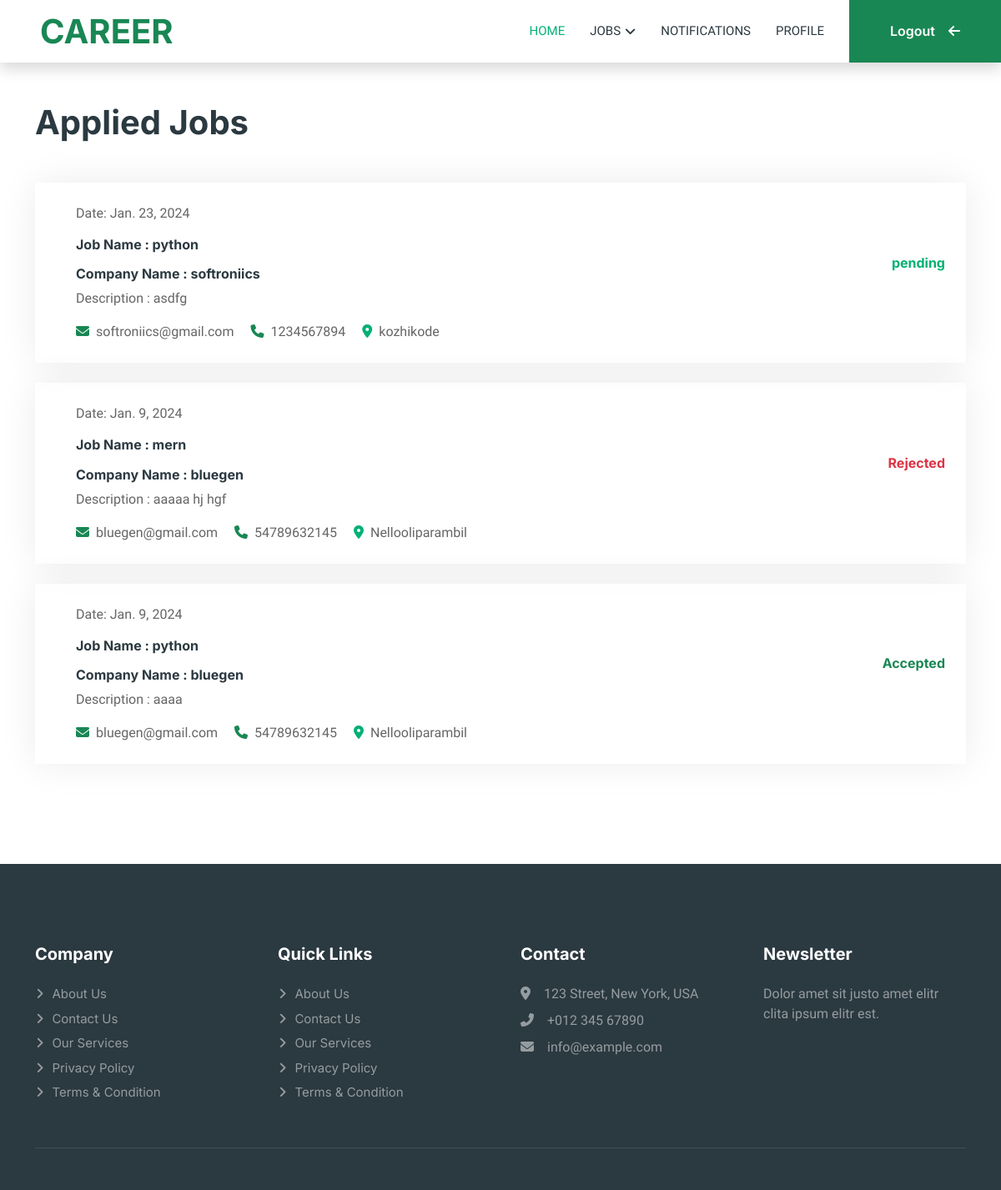
/appliedjobs (signed in), run on the app's committed database.
### app1/models.py (models this page shows, shortened)
class application(models.Model):
    status_choice=(('accepted','accepted'),('rejected','rejected'),('pending','pending'))
    user_id = models.ForeignKey(userreg, on_delete=models.CASCADE)
    job = models.ForeignKey(job,on_delete=models.CASCADE)
    application_date = models.DateField(auto_now_add=True, null=True)
    status=models.CharField(choices=status_choice,default='pending',max_length=200)

class job(models.Model):
    company_id = models.ForeignKey(companyreg, on_delete=models.CASCADE)
    job_name = models.CharField(max_length=200)
    job_description = models.CharField(max_length=200)

class companyreg(models.Model):
    status_choice=(('accepted','accepted'),('rejected','rejected'),('pending','pending'))
    companyname=models.CharField(max_length=200)
    address=models.CharField(max_length=200)
    email=models.CharField(unique=True,max_length=200)
    contact=models.CharField(unique=True,max_length=200)
    username=models.CharField(unique=True,max_length=200)
    password=models.CharField(max_length=200)
    status=models.CharField(choices=status_choice,default='pending',max_length=200)

### app1/views.py (the view)
# urls.py: path('appliedjobs',views.appliedjobs,name='appliedjobs'),
@cache_control(no_cache=True, must_revalidate=True, no_store=True)
def appliedjobs(request):
    if 'uid' in request.session:
        id=request.session['uid']
        user = userreg.objects.get(id=id)
        data = application.objects.filter(user_id=user).order_by('-id')
        return render(request,'appliedjobs.html',{'data':data})
    else:
        return redirect(logins)

### template/appliedjobs.html (shortened to what this page needs)
    {% extends 'userindex.html' %}
    {% block content %}
    {% load static %}
<head>
</head>
<body>
    <div class="container-xxl py-5" id="joblist">
        <div class="container">
            <div class="d-flex justify-content-between  ">
                <h1 class="text-center mb-5 wow fadeInUp " data-wow-delay="0.1s">Applied Jobs</h1>
            </div>
            {% for i in data %}
            <div class="tab-class text-center wow fadeInUp" data-wow-delay="0.3s">
                <div class="tab-content">
                    <div id="tab-1" class="tab-pane fade show p-0 active">
                        <div class="job-item p-4 mb-4">
                            <div class="row g-4">
                                <div class="col-sm-12 col-md-8 d-flex align-items-center">
                                    <div class="text-start ps-4">
                                        <p class="mb-3">Date: {{i.application_date}}<p>
                                        <h6 class="mb-3">Job Name : {{i.job.job_name}}</h6>
                                        <h6>Company Name : {{i.job.company_id.companyname}}</h6>
                                        <p>Description : {{i.job.job_description}}</p>
                                        <span class="text-truncate me-3"><i class="fa-solid fa-envelope text-success me-2"></i>{{i.job.company_id.email}}</span>
                                        <span class="text-truncate me-3"><i class="fa-solid fa-phone text-success me-2"></i>{{i.job.company_id.contact}}</span>
                                        <span class="text-truncate me-3"><i class="fa fa-map-marker-alt text-primary me-2"></i>{{i.job.company_id.address}}</span>
                                    </div>
                                </div>
                                <div class="col-sm-12 col-md-4 d-flex flex-column align-items-start align-items-md-end justify-content-center">
                                    <div class="d-flex mb-3">
                                        {% if i.status == "pending" %}
                                        <h6 class="text-primary ">{{i.status}}</h6>
                                        {% elif i.status == "Accepted" %}
                                        <h6 class="text-success ">{{i.status}}</h6>
                                        {% else %}
                                        <h6 class="text-danger ">{{i.status}}</h6>
                                        {% endif %}
                                    </div>
                                </div>
                            </div>
                        </div>
                    </div>
                </div>
            </div>
            {% endfor %}
        </div>
    </div>
</body>
{% endblock %}

### static/css/style.css (style rules this page uses)
:root { --primary: #00B074; --secondary: #2B9BFF; --light: #EFFDF5; --dark: #2B3940; }
.job-item { border: 1px solid transparent; border-radius: 2px; box-shadow: 0 0 45px rgba(0, 0, 0, .08); transition: .5s; }

### data on the page
application: application_date "Jan. 23, 2024", job.job_name "python", job.company_id.companyname "softroniics", job.job_description "asdfg", job.company_id.email "softroniics@gmail.com", job.company_id.contact "1234567894", job.company_id.address "kozhikode", status "pending"
application: application_date "Jan. 9, 2024", job.job_name "mern", job.company_id.companyname "bluegen", job.job_description "aaaaa hj hgf", job.company_id.email "bluegen@gmail.com", job.company_id.contact "54789632145", job.company_id.address "Nellooliparambil", status "Rejected"
application: application_date "Jan. 9, 2024", job.job_name "python", job.company_id.companyname "bluegen", job.job_description "aaaa", job.company_id.email "bluegen@gmail.com", job.company_id.contact "54789632145", job.company_id.address "Nellooliparambil", status "Accepted"
